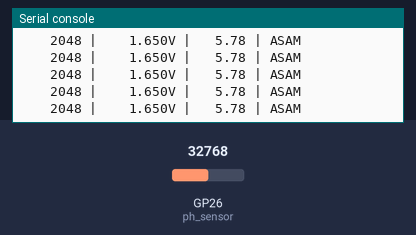
Bench run of a program on a simulated Raspberry Pi Pico running MicroPython. On the bench: the last lines printed to the serial console. The inputs (shaded band) are chosen by the test bench; at power-on: GP26 (ph_sensor) = 32768 (analog values on the 0–65535 scale).

Above: at 9.4 s.
9.5 s: GP26 (ph_sensor) set to 57056
At 10.8 s:
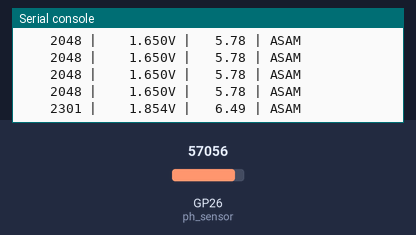
11.0 s: GP26 (ph_sensor) set to 58288
At 11.7 s:
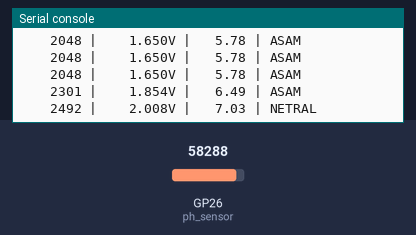
Timing chart, 0 to 14.0 s (numbered marks = the images above; inputs shaded):
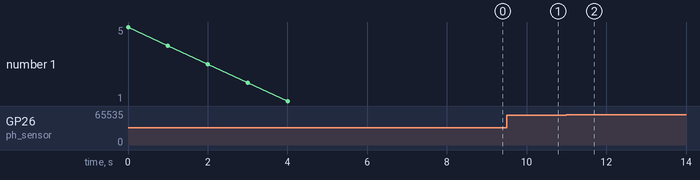

The program:

ph-fix.py
```python
# Sensor pH Meter - Raspberry Pi Pico 2
# Pin GPIO 26 (A0)

from machine import ADC, Pin
import time

# ============ PIN DEFINITION ============
PIN_PH = 26  # GPIO 26 (ADC0)

# ============ KALIBRASI pH ============
# Rumus: pH = (voltage x SLOPE) + OFFSET
PH_SLOPE = 3.5
PH_OFFSET = 0.0  # Sesuaikan: celupkan ke buffer pH 7.0, offset = 7.0 - (voltage x 3.5)

# ============ INISIALISASI ADC ============
ph_sensor = ADC(Pin(PIN_PH))

# ============ FILTER SETTINGS ============
HISTORY_SIZE = 10
ph_history = []

def baca_ph():
    """Baca nilai pH dengan filter moving average"""
    # Baca raw ADC (16-bit -> 12-bit dengan shift >>4)
    raw = ph_sensor.read_u16() >> 4

    # Moving average
    ph_history.append(raw)
    if len(ph_history) > HISTORY_SIZE:
        ph_history.pop(0)

    raw_avg = sum(ph_history) // len(ph_history)

    # Konversi ke voltage (0-3.3V)
    voltage = raw_avg * 3.3 / 4095.0

    # Konversi ke pH
    ph = (PH_SLOPE * voltage) + PH_OFFSET

    # Batasi range 0-14
    if ph < 0:
        ph = 0
    elif ph > 14:
        ph = 14

    return ph, raw_avg, voltage

# ============ PROGRAM UTAMA ============
print("\n" + "="*50)
print("   pH METER - Raspberry Pi Pico 2")
print("="*50)
print(f"Rumus: pH = (Voltage x {PH_SLOPE}) + {PH_OFFSET}")
print("="*50)

print("\n🔍 Stabilisasi sensor (5 detik)...")
for i in range(5):
    print(f"   {5-i} detik...")
    time.sleep(1)

print("\n✅ Mulai membaca pH...\n")
print("-"*40)
print(f"{'Raw ADC':>8} | {'Voltage':>8} | {'pH':>6}")
print("-"*40)

while True:
    try:
        ph, raw, voltage = baca_ph()

        # Tentukan status
        if ph < 6.5:
            status = "ASAM"
        elif ph > 8.5:
            status = "BASA"
        else:
            status = "NETRAL"

        print(f"{raw:8.0f} | {voltage:8.3f}V | {ph:6.2f} | {status}")
        time.sleep(1)

    except KeyboardInterrupt:
        print("\n" + "-"*40)
        print("\n📊 Pembacaan pH dihentikan")
        break
```

Measured:
- the behaviour switches between 57712 and 57728 on GP26 (ph_sensor) (found by bisection; images 1 and 2)
- after the input at 9.5 s, the serial console: prints a new line after 0.51 s (image 1)
- after the input at 11.0 s, the serial console: prints a new line at once (image 2)
